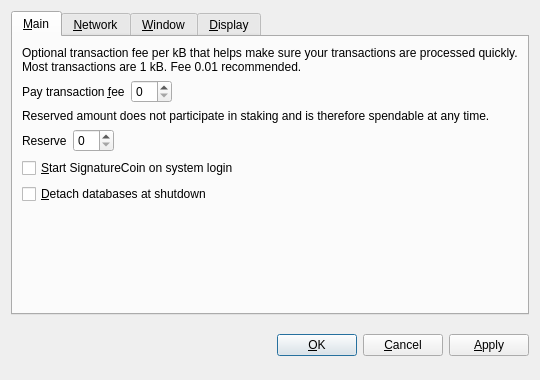
<?xml version="1.0" encoding="UTF-8"?>
<ui version="4.0">
 <class>OptionsDialog</class>
 <widget class="QDialog" name="OptionsDialog">
  <property name="geometry">
   <rect>
    <x>0</x>
    <y>0</y>
    <width>540</width>
    <height>380</height>
   </rect>
  </property>
  <property name="windowTitle">
   <string>Options</string>
  </property>
  <property name="modal">
   <bool>true</bool>
  </property>
  <layout class="QVBoxLayout" name="verticalLayout">
   <item>
    <widget class="QTabWidget" name="tabWidget">
     <property name="tabPosition">
      <enum>QTabWidget::North</enum>
     </property>
     <property name="currentIndex">
      <number>0</number>
     </property>
     <widget class="QWidget" name="tabMain">
      <attribute name="title">
       <string>&amp;Main</string>
      </attribute>
      <layout class="QVBoxLayout" name="verticalLayout_Main">
       <item>
        <widget class="QLabel" name="transactionFeeInfoLabel">
         <property name="text">
          <string>Optional transaction fee per kB that helps make sure your transactions are processed quickly. Most transactions are 1 kB. Fee 0.01 recommended.</string>
         </property>
         <property name="textFormat">
          <enum>Qt::PlainText</enum>
         </property>
         <property name="wordWrap">
          <bool>true</bool>
         </property>
        </widget>
       </item>
       <item>
        <layout class="QHBoxLayout" name="horizontalLayoutFee">
         <item>
          <widget class="QLabel" name="transactionFeeLabel">
           <property name="text">
            <string>Pay transaction &amp;fee</string>
           </property>
           <property name="textFormat">
            <enum>Qt::PlainText</enum>
           </property>
           <property name="buddy">
            <cstring>transactionFee</cstring>
           </property>
          </widget>
         </item>
         <item>
          <widget class="BitcoinAmountField" name="transactionFee"/>
         </item>
         <item>
          <spacer name="horizontalSpacerFee">
           <property name="orientation">
            <enum>Qt::Horizontal</enum>
           </property>
           <property name="sizeHint" stdset="0">
            <size>
             <width>40</width>
             <height>20</height>
            </size>
           </property>
          </spacer>
         </item>
        </layout>
       </item>
       <item>
        <widget class="QLabel" name="reserveBalanceInfoLabel">
         <property name="text">
          <string>Reserved amount does not participate in staking and is therefore spendable at any time.</string>
         </property>
         <property name="textFormat">
          <enum>Qt::PlainText</enum>
         </property>
         <property name="wordWrap">
          <bool>true</bool>
         </property>
        </widget>
       </item>
       <item>
        <layout class="QHBoxLayout" name="horizontalLayoutReserveBalance">
         <item>
          <widget class="QLabel" name="reserveBalanceLabel">
           <property name="text">
            <string>Reserve</string>
           </property>
           <property name="textFormat">
            <enum>Qt::PlainText</enum>
           </property>
           <property name="buddy">
            <cstring>reserveBalance</cstring>
           </property>
          </widget>
         </item>
         <item>
          <widget class="BitcoinAmountField" name="reserveBalance"/>
         </item>
         <item>
          <spacer name="horizontalSpacerReserveBalance">
           <property name="orientation">
            <enum>Qt::Horizontal</enum>
           </property>
           <property name="sizeHint" stdset="0">
            <size>
             <width>40</width>
             <height>20</height>
            </size>
           </property>
          </spacer>
         </item>
        </layout>
       </item>
       <item>
        <widget class="QCheckBox" name="bitcoinAtStartup">
         <property name="toolTip">
          <string>Automatically start SignatureCoin after logging in to the system.</string>
         </property>
         <property name="text">
          <string>&amp;Start SignatureCoin on system login</string>
         </property>
        </widget>
       </item>
       <item>
        <widget class="QCheckBox" name="detachDatabases">
         <property name="toolTip">
          <string>Detach block and address databases at shutdown. This means they can be moved to another data directory, but it slows down shutdown. The wallet is always detached.</string>
         </property>
         <property name="text">
          <string>&amp;Detach databases at shutdown</string>
         </property>
        </widget>
       </item>
       <item>
        <spacer name="verticalSpacer_Main">
         <property name="orientation">
          <enum>Qt::Vertical</enum>
         </property>
         <property name="sizeHint" stdset="0">
          <size>
           <width>20</width>
           <height>40</height>
          </size>
         </property>
        </spacer>
       </item>
      </layout>
     </widget>
     <widget class="QWidget" name="tabNetwork">
      <attribute name="title">
       <string>&amp;Network</string>
      </attribute>
      <layout class="QVBoxLayout" name="verticalLayout_Network">
       <item>
        <widget class="QCheckBox" name="mapPortUpnp">
         <property name="toolTip">
          <string>Automatically open the SignatureCoin client port on the router. This only works when your router supports UPnP and it is enabled.</string>
         </property>
         <property name="text">
          <string>Map port using &amp;UPnP</string>
         </property>
        </widget>
       </item>
       <item>
        <widget class="QCheckBox" name="connectSocks">
         <property name="toolTip">
          <string>Connect to the SignatureCoin network through a SOCKS proxy (e.g. when connecting through Tor).</string>
         </property>
         <property name="text">
          <string>&amp;Connect through SOCKS proxy:</string>
         </property>
        </widget>
       </item>
       <item>
        <layout class="QHBoxLayout" name="horizontalLayout_Network">
         <item>
          <widget class="QLabel" name="proxyIpLabel">
           <property name="text">
            <string>Proxy &amp;IP:</string>
           </property>
           <property name="textFormat">
            <enum>Qt::PlainText</enum>
           </property>
           <property name="buddy">
            <cstring>proxyIp</cstring>
           </property>
          </widget>
         </item>
         <item>
          <widget class="QValidatedLineEdit" name="proxyIp">
           <property name="maximumSize">
            <size>
             <width>140</width>
             <height>16777215</height>
            </size>
           </property>
           <property name="toolTip">
            <string>IP address of the proxy (e.g. 127.0.0.1)</string>
           </property>
          </widget>
         </item>
         <item>
          <widget class="QLabel" name="proxyPortLabel">
           <property name="text">
            <string>&amp;Port:</string>
           </property>
           <property name="textFormat">
            <enum>Qt::PlainText</enum>
           </property>
           <property name="buddy">
            <cstring>proxyPort</cstring>
           </property>
          </widget>
         </item>
         <item>
          <widget class="QLineEdit" name="proxyPort">
           <property name="maximumSize">
            <size>
             <width>55</width>
             <height>16777215</height>
            </size>
           </property>
           <property name="toolTip">
            <string>Port of the proxy (e.g. 9050)</string>
           </property>
          </widget>
         </item>
         <item>
          <widget class="QLabel" name="socksVersionLabel">
           <property name="text">
            <string>SOCKS &amp;Version:</string>
           </property>
           <property name="textFormat">
            <enum>Qt::PlainText</enum>
           </property>
           <property name="buddy">
            <cstring>socksVersion</cstring>
           </property>
          </widget>
         </item>
         <item>
          <widget class="QValueComboBox" name="socksVersion">
           <property name="toolTip">
            <string>SOCKS version of the proxy (e.g. 5)</string>
           </property>
          </widget>
         </item>
         <item>
          <spacer name="horizontalSpacer_Network">
           <property name="orientation">
            <enum>Qt::Horizontal</enum>
           </property>
           <property name="sizeHint" stdset="0">
            <size>
             <width>40</width>
             <height>20</height>
            </size>
           </property>
          </spacer>
         </item>
        </layout>
       </item>
       <item>
        <spacer name="verticalSpacer_Network">
         <property name="orientation">
          <enum>Qt::Vertical</enum>
         </property>
         <property name="sizeHint" stdset="0">
          <size>
           <width>20</width>
           <height>40</height>
          </size>
         </property>
        </spacer>
       </item>
      </layout>
     </widget>
     <widget class="QWidget" name="tabWindow">
      <attribute name="title">
       <string>&amp;Window</string>
      </attribute>
      <layout class="QVBoxLayout" name="verticalLayout_Window">
       <item>
        <widget class="QCheckBox" name="minimizeToTray">
         <property name="toolTip">
          <string>Show only a tray icon after minimizing the window.</string>
         </property>
         <property name="text">
          <string>&amp;Minimize to the tray instead of the taskbar</string>
         </property>
        </widget>
       </item>
       <item>
        <widget class="QCheckBox" name="minimizeOnClose">
         <property name="toolTip">
          <string>Minimize instead of exit the application when the window is closed. When this option is enabled, the application will be closed only after selecting Quit in the menu.</string>
         </property>
         <property name="text">
          <string>M&amp;inimize on close</string>
         </property>
        </widget>
       </item>
       <item>
        <spacer name="verticalSpacer_Window">
         <property name="orientation">
          <enum>Qt::Vertical</enum>
         </property>
         <property name="sizeHint" stdset="0">
          <size>
           <width>20</width>
           <height>40</height>
          </size>
         </property>
        </spacer>
       </item>
      </layout>
     </widget>
     <widget class="QWidget" name="tabDisplay">
      <attribute name="title">
       <string>&amp;Display</string>
      </attribute>
      <layout class="QVBoxLayout" name="verticalLayout_Display">
       <item>
        <layout class="QHBoxLayout" name="horizontalLayout_1_Display">
         <item>
          <widget class="QLabel" name="langLabel">
           <property name="text">
            <string>User Interface &amp;language:</string>
           </property>
           <property name="textFormat">
            <enum>Qt::PlainText</enum>
           </property>
           <property name="buddy">
            <cstring>lang</cstring>
           </property>
          </widget>
         </item>
         <item>
          <widget class="QValueComboBox" name="lang">
           <property name="toolTip">
            <string>The user interface language can be set here. This setting will take effect after restarting SignatureCoin.</string>
           </property>
          </widget>
         </item>
        </layout>
       </item>
       <item>
        <layout class="QHBoxLayout" name="horizontalLayout_2_Display">
         <item>
          <widget class="QLabel" name="unitLabel">
           <property name="text">
            <string>&amp;Unit to show amounts in:</string>
           </property>
           <property name="textFormat">
            <enum>Qt::PlainText</enum>
           </property>
           <property name="buddy">
            <cstring>unit</cstring>
           </property>
          </widget>
         </item>
         <item>
          <widget class="QValueComboBox" name="unit">
           <property name="toolTip">
            <string>Choose the default subdivision unit to show in the interface and when sending coins.</string>
           </property>
          </widget>
         </item>
        </layout>
       </item>
       <item>
        <widget class="QCheckBox" name="displayAddresses">
         <property name="toolTip">
          <string>Whether to show SignatureCoin addresses in the transaction list or not.</string>
         </property>
         <property name="text">
          <string>&amp;Display addresses in transaction list</string>
         </property>
        </widget>
       </item>
       <item>
        <widget class="QCheckBox" name="coinControlFeatures">
         <property name="toolTip">
          <string>Whether to show coin control features or not.</string>
         </property>
         <property name="text">
          <string>Display coin &amp;control features (experts only!)</string>
         </property>
        </widget>
       </item>
       <item>
        <spacer name="verticalSpacer_Display">
         <property name="orientation">
          <enum>Qt::Vertical</enum>
         </property>
         <property name="sizeHint" stdset="0">
          <size>
           <width>20</width>
           <height>40</height>
          </size>
         </property>
        </spacer>
       </item>
      </layout>
     </widget>
    </widget>
   </item>
   <item>
    <layout class="QHBoxLayout" name="horizontalLayout_Buttons">
     <item>
      <spacer name="horizontalSpacer_1">
       <property name="orientation">
        <enum>Qt::Horizontal</enum>
       </property>
       <property name="sizeHint" stdset="0">
        <size>
         <width>40</width>
         <height>48</height>
        </size>
       </property>
      </spacer>
     </item>
     <item>
      <widget class="QLabel" name="statusLabel">
       <property name="font">
        <font>
         <weight>75</weight>
         <bold>true</bold>
        </font>
       </property>
       <property name="text">
        <string/>
       </property>
       <property name="textFormat">
        <enum>Qt::PlainText</enum>
       </property>
       <property name="wordWrap">
        <bool>true</bool>
       </property>
      </widget>
     </item>
     <item>
      <spacer name="horizontalSpacer_2">
       <property name="orientation">
        <enum>Qt::Horizontal</enum>
       </property>
       <property name="sizeHint" stdset="0">
        <size>
         <width>40</width>
         <height>48</height>
        </size>
       </property>
      </spacer>
     </item>
     <item>
      <widget class="QPushButton" name="okButton">
       <property name="text">
        <string>&amp;OK</string>
       </property>
      </widget>
     </item>
     <item>
      <widget class="QPushButton" name="cancelButton">
       <property name="text">
        <string>&amp;Cancel</string>
       </property>
       <property name="autoDefault">
        <bool>false</bool>
       </property>
      </widget>
     </item>
     <item>
      <widget class="QPushButton" name="applyButton">
       <property name="text">
        <string>&amp;Apply</string>
       </property>
       <property name="autoDefault">
        <bool>false</bool>
       </property>
      </widget>
     </item>
    </layout>
   </item>
  </layout>
 </widget>
 <customwidgets>
  <customwidget>
   <class>BitcoinAmountField</class>
   <extends>QSpinBox</extends>
   <header>bitcoinamountfield.h</header>
  </customwidget>
  <customwidget>
   <class>QValueComboBox</class>
   <extends>QComboBox</extends>
   <header>qvaluecombobox.h</header>
  </customwidget>
  <customwidget>
   <class>QValidatedLineEdit</class>
   <extends>QLineEdit</extends>
   <header>qvalidatedlineedit.h</header>
  </customwidget>
 </customwidgets>
 <resources/>
 <connections/>
</ui>
